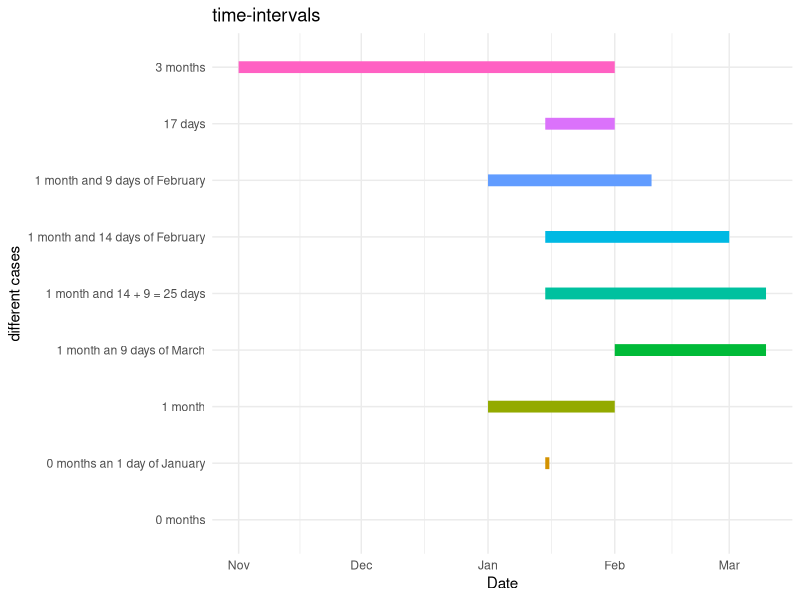

The R source for this figure:
## ---- chunk 1
#| label: easy-month-calculation
#| message: false

library(data.table)
library(lubridate)

start = as.Date("2025-01-01")
end = as.Date("2025-03-01")

months_between = month(end) - month(start)
months_between
## ---- chunk 2
#| label: construct-data-table

dt = rowwiseDT(start=, end=, expected=, descr=,
               "2025-01-01","2025-02-01", 1.0,       "1 month",
               "2024-11-01","2025-02-01", 3.0,       "3 months",
               "2025-01-01","2025-02-10", 1 + 9/28,  "1 month and 9 days of February",
               "2025-01-15","2025-02-01", 17/31,     "17 days",
               "2025-02-01","2025-03-10", 1 + 9/31,  "1 month an 9 days of March",
               "2025-01-15","2025-03-01", 1 + 14/28, "1 month and 14 days of February",
               "2025-01-15","2025-03-10", 1 + 23/28, "1 month and 14 + 9 = 25 days",
               "2025-01-15","2025-01-15", 0,         "0 months",
               "2025-01-15","2025-01-16", 1/31,       "0 months an 1 day of January"
               )
dt
## ---- chunk 3
#| label: grafic
#| echo: false

library(ggplot2)

dt2 = copy(dt)
dt2[,':='(start = as.Date(start),
          end = as.Date(end))]

ggplot(dt2, aes(x = start, xend = end, y = descr, yend = descr, color = descr)) +
  geom_segment(linewidth = 4) +
  labs(title = "time-intervals", x = "Date", y = "different cases") +
  theme_minimal() +
  theme(legend.position = "none",)
  

## ---- chunk 4
#| label: intervals

dt[,interval := interval(start, end)]
dt
## ---- chunk 5
#| label: calculate-months-from-intervals

dt[,months := time_length(interval,
                          unit = "month")]
dt
